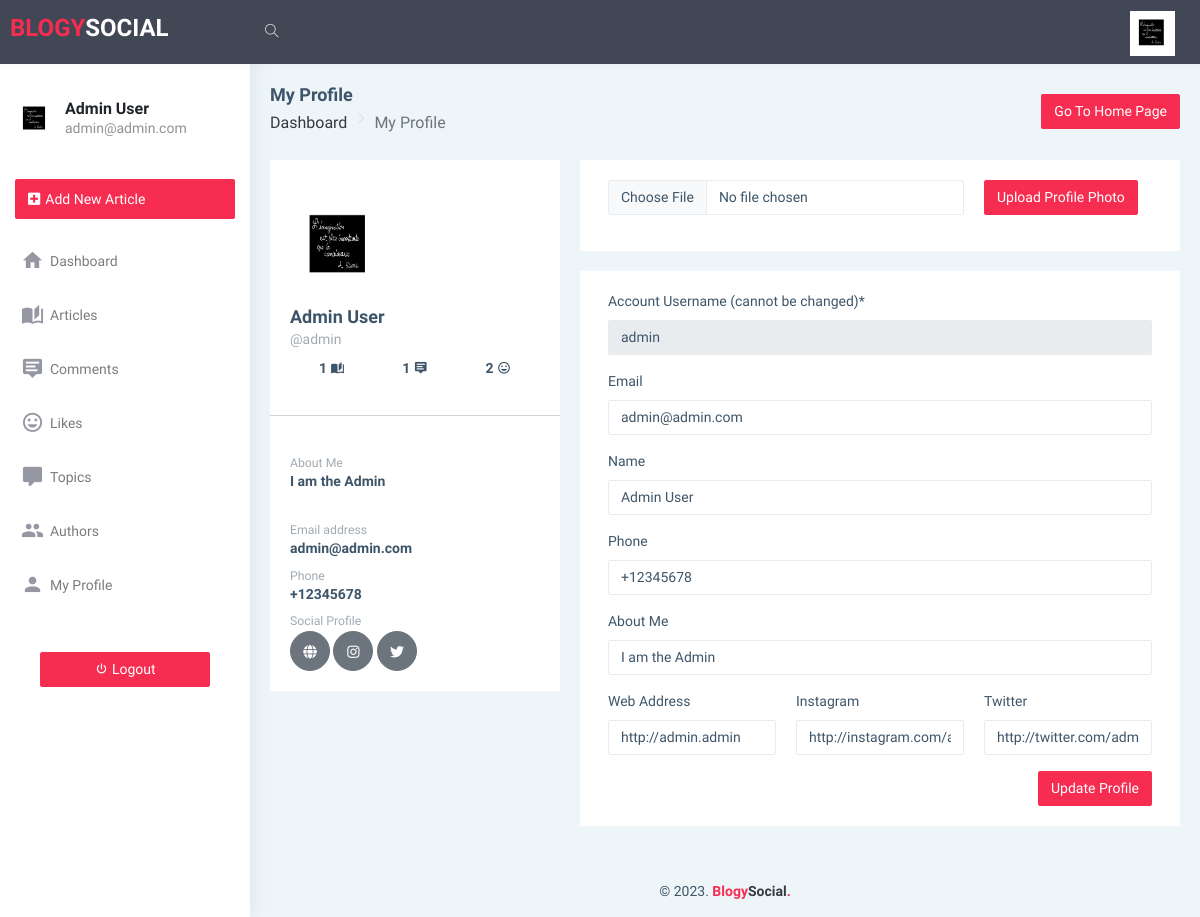
Before: /accounts/profile/ (signed in) with the older database file.
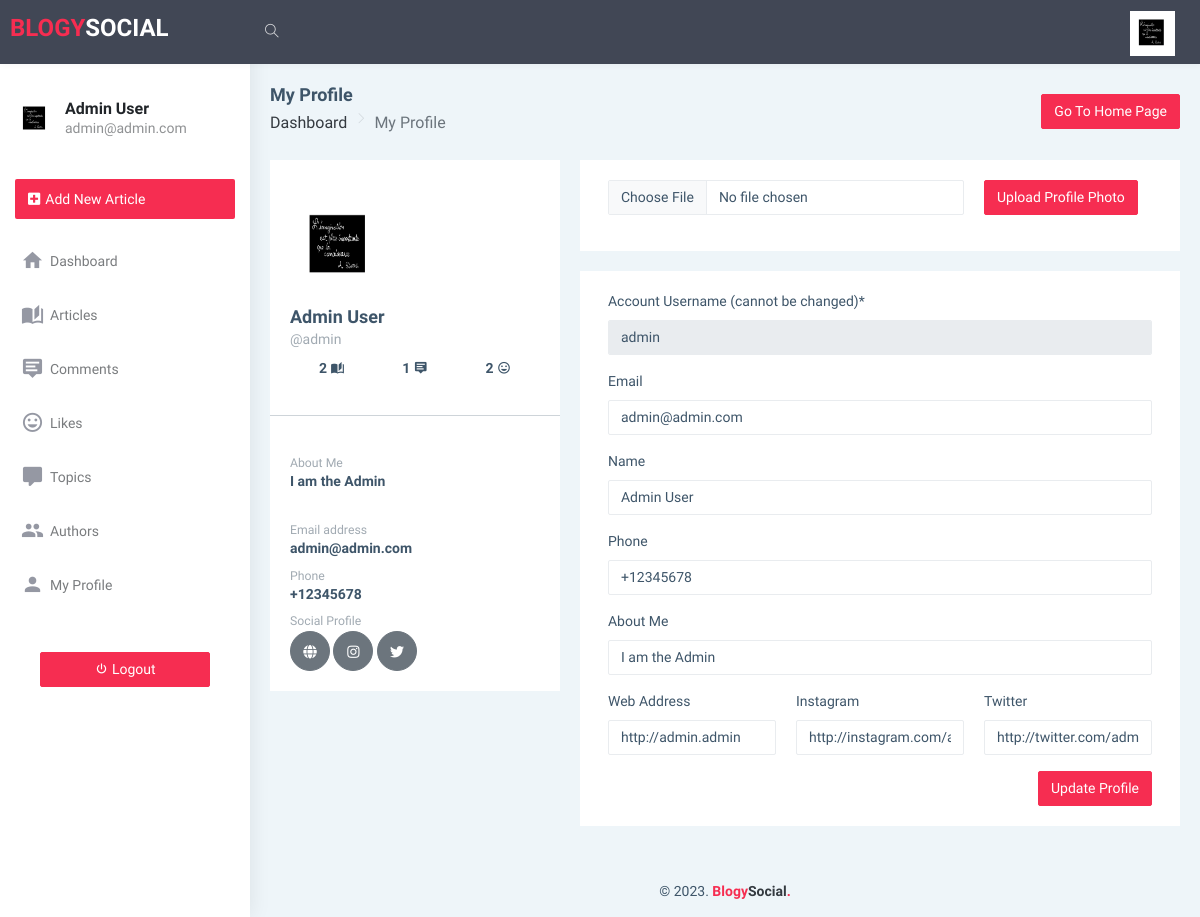
After: the same page with the newer database file.
### accounts/models.py (models this page shows, shortened)
class UserModel(AbstractBaseUser, PermissionsMixin):
    username = models.CharField(
        _('Username'),
        max_length=100,
        unique=True
    )
    email = models.CharField(
        _('Email Address'),
        max_length=150,
        unique=True
    )
    name = models.CharField(
        _('Name'),
        max_length=100
    )
    password = models.CharField(
        _('Password'),
        max_length=150
    )
    phone = models.CharField(
        _('Phone Number'),
        max_length=35,
        null=True,
        blank=True
    )
    photo = models.ImageField(
        verbose_name=_('Author Photo'),
        help_text=_('Upload photo'),
        upload_to='images/authors/',
        default='images/default.png',
        null=True,
        blank=True
    )
    about_me = models.TextField(
        _('About me'),
        max_length=255,
        null=True,
        blank=True
    )
    web = models.CharField(
        verbose_name=_('Author Website'),
        max_length=255,
        null=True,
        blank=True
    )
    instagram = models.CharField(
        verbose_name=_('Author Instagram'),
        max_length=255,
        null=True,
        blank=True
    )
    twitter = models.CharField(
        verbose_name=_('Author Twitter'),
        max_length=255,
        null=True,
        blank=True
    )
    remember_me = models.BooleanField(default=False)
    is_active = models.BooleanField(default=False)
    is_staff = models.BooleanField(default=False)
    created_at = models.DateTimeField(auto_now_add=True)
    updated_at = models.DateTimeField(auto_now=True)
    deleted_at = models.DateTimeField(null=True, blank=True)
    objects = CustomAccountsManager()
    USERNAME_FIELD = 'username'
    REQUIRED_FIELDS = ['email', 'password']
    class Meta:
        verbose_name = 'Account'
        verbose_name_plural = 'Accounts'

### accounts/views.py (the view)
# urls.py: path('profile/', views.profile, name='profile'),
@login_required
def profile(request):
    if request.method == 'POST':
        user_form = UserEditForm(instance=request.user, data=request.POST)
        userphoto_form = UserPhotoForm(
            instance=request.user, data=request.FILES, files=request.FILES)
        if user_form.is_valid():
            user_form.save()
            return HttpResponseRedirect(reverse('accounts:profile'))
    else:
        user_form = UserEditForm(instance=request.user)
        userphoto_form = UserPhotoForm(instance=request.user)
    return render(request, 'accounts/users/profile.html', {
        'user_form': user_form,
        'userphoto_form': userphoto_form
    })

### accounts/forms.py (shortened to what this page needs)
class UserPhotoForm(forms.ModelForm):
    class Meta:
        model = UserModel
        fields = ['photo']
    photo = forms.ImageField(
        label='Profile Photo*',
        widget=forms.FileInput(
            attrs={'type': 'file', 'class': 'form-control', 'placeholder': 'Update Profile Photo',
                   'id': 'photo'}
        )
    )
    def __init__(self, *args, **kwargs):
        super().__init__(*args, **kwargs)
        self.fields['photo'].required = False

### pages/context_processors.py (called while the page is built)
def random_topics(request):
    topics = Topic.objects.filter(is_active=True)
    topics_list = list(topics)
    if topics.count() < 20:
        minimum_count = topics.count()
    elif topics.count() < 1:
        minimum_count = 0
    else:
        minimum_count = 20
    random_topics = random.sample(topics_list, minimum_count)
    return {'random_topics': random_topics}

def articles_objects(request):
    articles = Article.objects.filter(is_active=True).order_by('-created_at')
    paginator = Paginator(articles, per_page=10)
    articles_objects = paginator.get_page(1)
    articles_objects.adjusted_elided_pages = paginator.get_elided_page_range(1)
    return {'articles_objects': articles_objects}

### accounts/templates/accounts/users/profile.html (shortened to what the changed rows need)
{% extends 'dashboard/base.html' %}
{% load static %}
{% block heading %}My Profile{% endblock %}
{% block main %}
    <div class="row">
        <section class="col-lg-4 col-xlg-3 col-md-5">
            <div class="card">
                <div class="card-body">
                    <div class="mt-3"> <img src="
                            {% if request.user.photo != 'images/default.png' %}{{ request.user.photo.url }}{% else %}{% static 'images/no-image.png' %}{% endif %}" class="object-fit-cover" width="100" height="100">
                        <h4 class="card-title m-t-10">{{ user.name }}</h4>
                        <h6 class="card-subtitle">@{{ user.username }}</h6>
                        <div class="d-flex justify-content-around">
                            <span><a href="" class="link">
                                    <span class="font-medium">{{ user.article_set.all.count }}</span>
                                </a> <i class="mdi mdi-book-open-page-variant"></i>
                            </span>
                            <span><a href="" class="link">
                                    <span class="font-medium">{{ user.comment_set.all.count }}</span>
                                </a> <i class="mdi mdi-tooltip-text"></i>
                            </span>
                            <span><a href="" class="link">
                                    <span class="font-medium">{{ user.like_set.all.count }}</span>
                                </a> <i class="mdi mdi-emoticon"></i>
                            </span>
                        </div>
                    </div>
                </div>
                <div class="card-body">
                    <small class="text-muted p-t-30 db">About Me</small>
                    <h6>{{ user.about_me }}</h6>
                    <br>
                    <small class="text-muted">Email address </small>
                    <h6>{{ user.email }}</h6>
                    <small class="text-muted p-t-30 db">Phone</small>
                    <h6>{{ user.phone }}</h6>
                    <small class="text-muted p-t-30 db">Social Profile</small>
                    <br>
                    <a href="{{ user.web }}" class="btn btn-circle btn-secondary"><i class="fa fa-globe"></i></a>
                    <a href="{{ user.instagram }}" class="btn btn-circle btn-secondary"><i class="fab fa-instagram"></i></a>
                    <a href="{{ user.twitter }}" class="btn btn-circle btn-secondary"><i class="fab fa-twitter"></i></a>
                </div>
            </div>
        </section>
        <section class="col-lg-8 col-xlg-9 col-md-7">
            <div class="card">
                <div class="card-body">
                    <form action="{% url 'accounts:profile_photo' %}" method="POST" enctype="multipart/form-data" class="form-horizontal form-material mx-2">
                        <div class="row">
                            <div class="form-group col-md-8">
                                <div class="col-md-12">
                                    {{ userphoto_form.photo }}
                                </div>
                            </div>
                        </div>
                    </form>
                </div>
            </div>
            <div class="card">
                <div class="card-body">
                    <form action="{% url 'accounts:profile' %}" method="POST" enctype="multipart/form-data" class="form-horizontal form-material mx-2">
                        <div class="row">
                            <div class="form-group col-md-12">
                                <div class="col-md-12">
                                    {{ user_form.username }}
                                </div>
                            </div>
                        </div>
                        <div class="row">
                            <div class="form-group col-md-12">
                                <div class="col-md-12">
                                    {{ user_form.email }}
                                </div>
                            </div>
                        </div>
                        <div class="row">
                            <div class="form-group col-md-12">
                                <div class="col-md-12">
                                    {{ user_form.name }}
                                </div>
                            </div>
                        </div>
                        <div class="row">
                            <div class="form-group col-md-12">
                                <div class="col-md-12">
                                    {{ user_form.phone }}
                                </div>
                            </div>
                        </div>
                        <div class="row">
                            <div class="form-group col-md-12">
                                <div class="col-md-12">
                                    {{ user_form.about_me }}
                                </div>
                            </div>
                        </div>
                        <div class="row">
                            <div class="form-group col-md-4">
                                <div class="col-md-12">
                                    {{ user_form.web }}
                                </div>
                            </div>
                            <div class="form-group col-md-4">
                                <div class="col-md-12">
                                    {{ user_form.instagram }}
                                </div>
                            </div>
                            <div class="form-group col-md-4">
                                <div class="col-md-12">
                                    {{ user_form.twitter }}
                                </div>
                            </div>
                        </div>
                    </form>
                </div>
            </div>
        </section>
    </div>
{% endblock %}

### templates/dashboard/includes/topnav.html (shortened to what this page needs)
{% load static %}
<header class="topbar" data-navbarbg="skin5">
    <nav class="navbar top-navbar navbar-expand-md navbar-dark">
        <div class="navbar-header" data-logobg="skin5">
            <a class="navbar-brand" href="{% url 'pages:index' %}" target="_blank">
                <b class="text-danger">
                    <h1 class="text-danger fs-3">BLOGY<span class="text-white">SOCIAL</span></h1>
                </b>
            </a>
        </div>
        <div class="navbar-collapse collapse" id="navbarSupportedContent" data-navbarbg="skin5">
            <ul class="navbar-nav float-start me-auto">
                <li class="nav-item search-box"> <a class="nav-link waves-effect waves-dark"
                        href="#"><i class="ti-search"></i></a>
                </li>
            </ul>
            <ul class="navbar-nav float-end">
                <li class="nav-item dropdown">
                    <a class="nav-link dropdown-toggle text-muted waves-effect waves-dark pro-pic" href="#" id="navbarDropdown" role="button" data-bs-toggle="dropdown" aria-expanded="false">
                        <img src="{% if request.user.photo != 'images/default.png' %}{{ request.user.photo.url }}{% else %} {% static 'images/no-image.png' %}{% endif %}" alt="{{ request.user.name }}" class="object-fit-cover" width="45" height="45">
                    </a>
                </li>
            </ul>
        </div>
    </nav>
</header>

### templates/dashboard/includes/sidenav.html
{% load static %}
<aside class="left-sidebar" data-sidebarbg="skin6">
    <div class="scroll-sidebar">
        <nav class="sidebar-nav">
            <ul id="sidebarnav">
                <li>
                    <div class="user-profile d-flex no-block dropdown m-t-20">
                        <div class="user-pic">
                            <img src="{% if request.user.photo != 'images/default.png' %}{{ request.user.photo.url }}{% else %}{% static 'images/no-image.png' %}{% endif %}" alt="{{ request.user.name }}"
                                class="object-fit-cover" width="40" height="40" />
                            </div>
                        <div class="user-content hide-menu m-l-10">
                            <a href="#" class="" id="Userdd" role="button"
                                data-bs-toggle="dropdown" aria-haspopup="true" aria-expanded="false">
                                <h5 class="m-b-0 user-name font-medium">{{ request.user.name }}</h5>
                                <span class="op-5 user-email">{{ request.user.email }}</span>
                            </a>
                        </div>
                    </div>
                </li>
                <li class="p-15 m-t-10"><a href="{% url 'posts:add_article' %}"
                        class="btn bg-danger d-block w-100 create-btn text-white no-block d-flex align-items-center"><i
                            class="fa fa-plus-square"></i> <span class="hide-menu m-l-5">Add New Article</span> </a>
                </li>
                <li class="sidebar-item"> <a class="sidebar-link waves-effect waves-dark sidebar-link"
                        href="{% url 'accounts:dashboard' %}" aria-expanded="false"><i
                            class="mdi mdi-home"></i><span class="hide-menu">Dashboard</span></a>
                </li>
                <li class="sidebar-item"> <a class="sidebar-link waves-effect waves-dark sidebar-link"
                        href="{% url 'posts:articles' %}" aria-expanded="false"><i
                            class="mdi mdi-book-open-page-variant"></i><span class="hide-menu">Articles</span></a>
                </li>
                <li class="sidebar-item"> <a class="sidebar-link waves-effect waves-dark sidebar-link"
                        href="{% url 'posts:comments' %}" aria-expanded="false"><i
                            class="mdi mdi-tooltip-text"></i><span class="hide-menu">Comments</span></a>
                </li>
                <li class="sidebar-item"> <a class="sidebar-link waves-effect waves-dark sidebar-link"
                        href="{% url 'posts:likes' %}" aria-expanded="false"><i
                            class="mdi mdi-emoticon"></i><span class="hide-menu">Likes</span></a>
                </li>
                <li class="sidebar-item"> <a class="sidebar-link waves-effect waves-dark sidebar-link"
                        href="{% url 'posts:topics' %}" aria-expanded="false"><i
                            class="mdi mdi-comment"></i><span class="hide-menu">Topics</span></a>
                </li>
                {% if request.user.is_staff %}
                    <li class="sidebar-item"> <a class="sidebar-link waves-effect waves-dark sidebar-link"
                            href="{% url 'posts:authors' %}" aria-expanded="false"><i
                                class="mdi mdi-account-multiple"></i><span class="hide-menu">Authors</span></a>
                    </li>
                {% endif %}
                <li class="sidebar-item"> <a class="sidebar-link waves-effect waves-dark sidebar-link"
                        href="{% url 'accounts:profile' %}" aria-expanded="false"><i
                            class="mdi mdi-account"></i><span class="hide-menu">My Profile</span></a>
                </li>
                <li class="text-center p-40 upgrade-btn">
                    <a href="{% url 'accounts:logout' %}"
                        class="btn d-block w-100 btn-danger text-white">
                        <i
                            class="mdi mdi-power"></i>
                        Logout</a>
                </li>
            </ul>
        </nav>
    </div>
</aside>

Changed rows visible on the page:
changed UserModel "Admin User": article_set.all.count "1" → "2"
